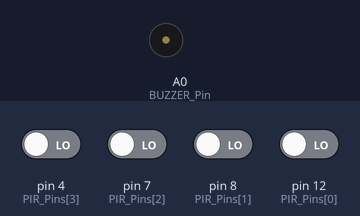
A sketch run on a simulated Arduino Uno, built with avr-gcc and run on an emulated ATmega328P. Parts: buzzer (waves = sounding). The inputs (shaded band) are chosen by the test bench; at power-on: pin 4 (PIR_Pins[3]), pin 7 (PIR_Pins[2]), pin 8 (PIR_Pins[1]), pin 12 (PIR_Pins[0]) LOW.

Above: at 1.2 s.
1.3 s: pin 4 (PIR_Pins[3]) driven HIGH
At 2.0 s:
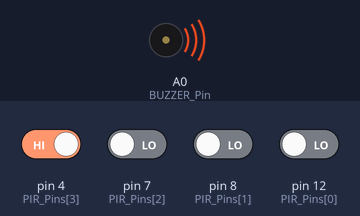
Timing chart, 0 to 4.3 s (numbered marks = the images above; inputs shaded):
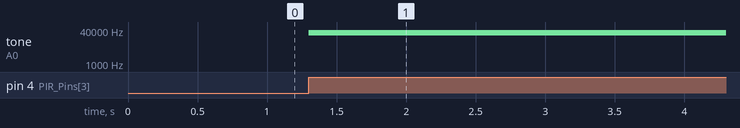

The sketch:

sketch.ino
```cpp
const uint8_t PIR_Pins[] = {12, 8, 7, 4}; // Initiate PINS to be used for PIR
const uint8_t BUZZER_Pin = A0; // Initiate PIN to be used for Buzzer
const uint16_t buzzer_frequency = 29000; // Set the frequency to 29KHZ
const uint16_t buzzer_duration = 5000; // On state duration of buzzer (5 SECONDS)

void setup() {
  for (int i = 0; i < sizeof(PIR_Pins) / sizeof(PIR_Pins[0]); i++) {
    pinMode(PIR_Pins[i], INPUT); // Set all the PIR Pins as INPUT
  }
}

void loop() {
  for (int i = 0; i < sizeof(PIR_Pins) / sizeof(PIR_Pins[0]); i++) {
    uint8_t PIR_Pin_val = digitalRead(PIR_Pins[i]); // Read the state (LOW/HIGH) of the PIR Pins
    if (PIR_Pin_val == HIGH) { // Check if HIGH
      tone(BUZZER_Pin, buzzer_frequency); // Set the buzzer frequency then produce the tone
      delay(buzzer_duration); // the duration of buzzer before it turns off
    } else {
      noTone(BUZZER_Pin); // if LOW then there will no tone produced
    }
  }
  delay(100); // Check the state of PIR every 100ms
}
```

Measured:
- after the input at 1.3 s, tone on A0 (BUZZER_Pin): silent → 29000 Hz at once
